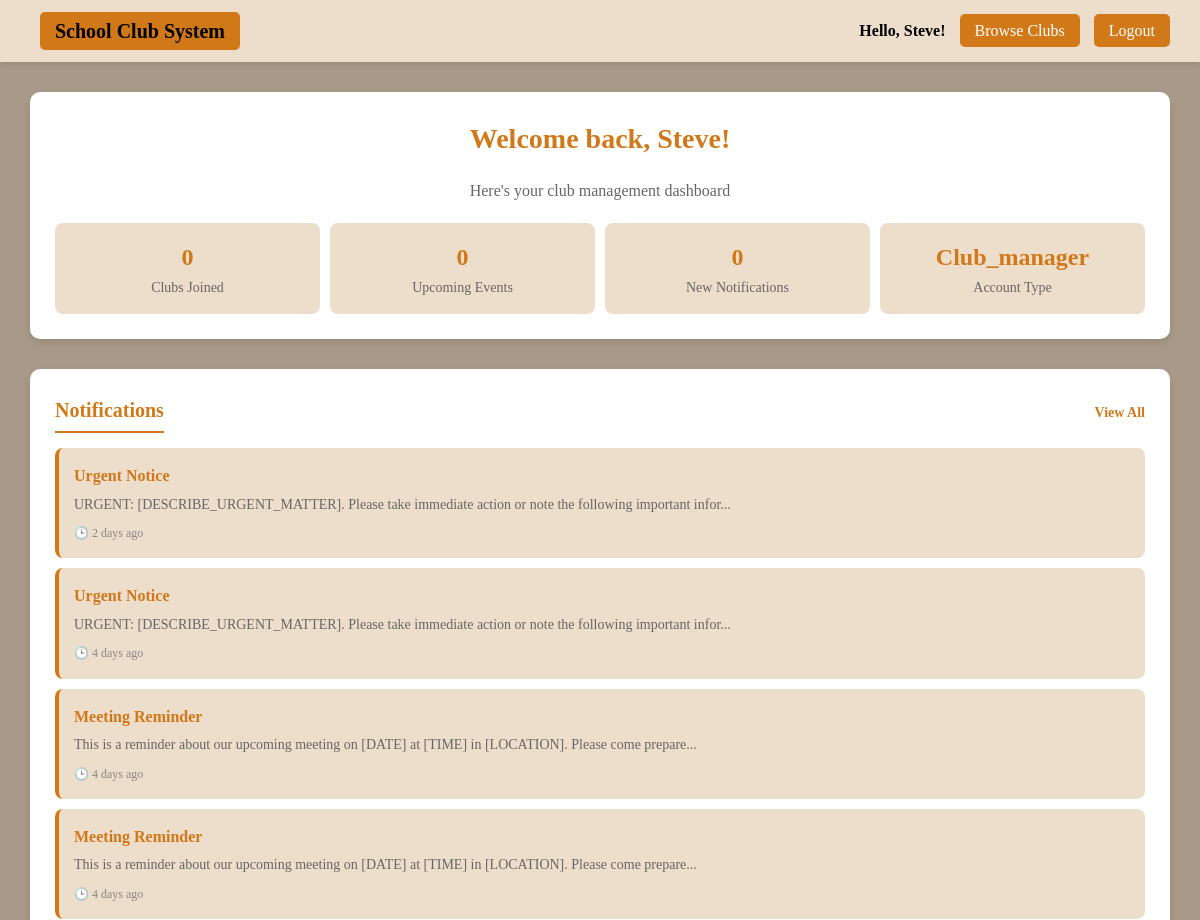
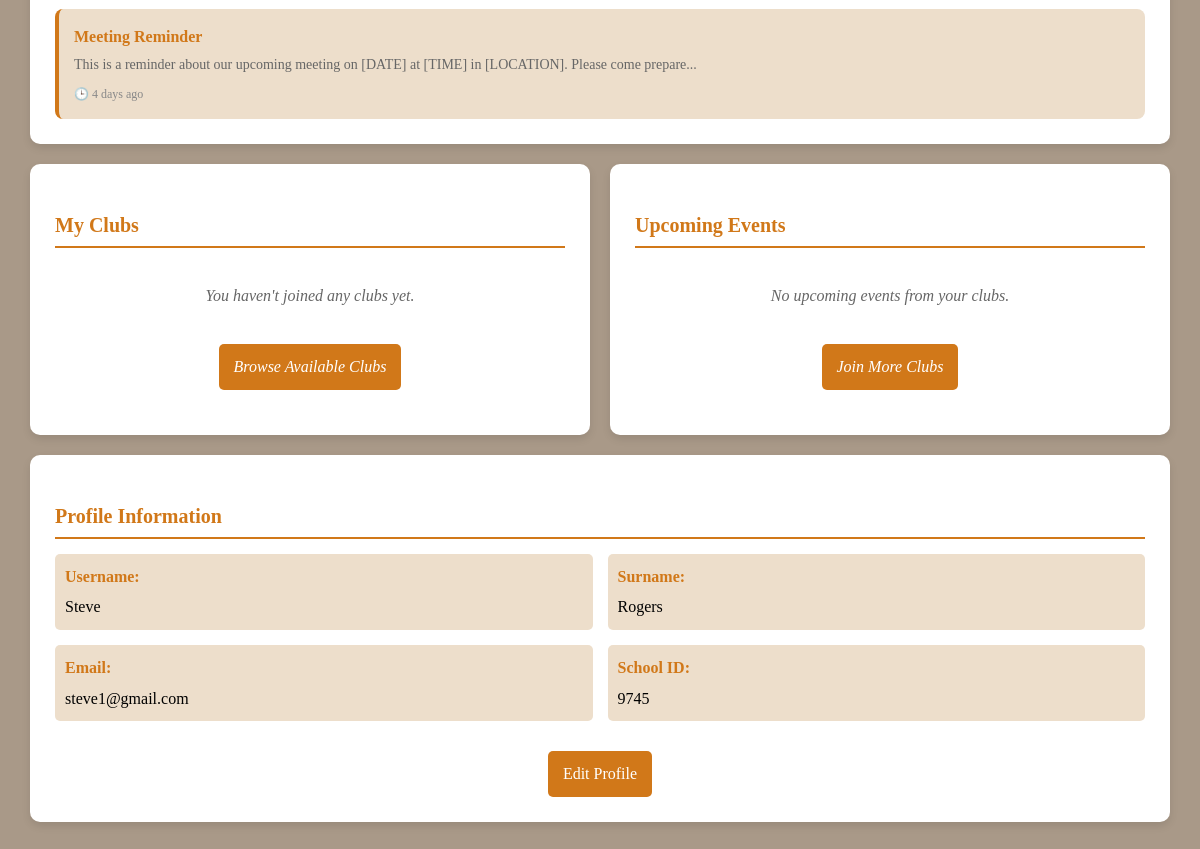
Page /student_dashboard.php (signed in) on the committed database (2 pictures, top to bottom).
### tables this page shows
CREATE TABLE `users` (
  `id` int(11) NOT NULL,
  `username` varchar(50) NOT NULL,
  `surname` varchar(100) DEFAULT NULL,
  `email` varchar(100) NOT NULL,
  `school_id` varchar(50) NOT NULL,
  `password` varchar(255) NOT NULL,
  `role` enum('student','club_manager','admin') DEFAULT 'student',
  `created_at` timestamp NOT NULL DEFAULT current_timestamp()
);

CREATE TABLE `user_notifications` (
  `id` int(11) NOT NULL,
  `user_id` int(11) NOT NULL,
  `notification_id` int(11) NOT NULL,
  `read_at` timestamp NULL DEFAULT NULL,
  `created_at` timestamp NOT NULL DEFAULT current_timestamp(),
  `status` enum('unread','read') NOT NULL DEFAULT 'unread',
  `is_read` tinyint(1) DEFAULT 0
);

CREATE TABLE `notifications` (
  `id` int(11) NOT NULL,
  `title` varchar(255) NOT NULL,
  `message` text NOT NULL,
  `type` enum('announcement','reminder','alert','system') DEFAULT 'announcement',
  `priority` enum('normal','high','urgent') DEFAULT 'normal',
  `target_audience` enum('all','students','club_managers','club_members','admins') DEFAULT 'all',
  `club_id` int(11) DEFAULT NULL,
  `created_by` int(11) NOT NULL,
  `created_at` timestamp NOT NULL DEFAULT current_timestamp(),
  `expires_at` timestamp NULL DEFAULT NULL,
  `is_immediate` tinyint(1) DEFAULT 0,
  `sent_at` timestamp NULL DEFAULT NULL,
  `is_active` tinyint(1) DEFAULT 1
);

### notifications_functions.php (called while the page is built, shortened)
<?php
function getUserNotifications($mysqli, $user_id, $limit = 10, $unread_only = false) {
    $unread_condition = $unread_only ? "AND un.is_read = 0" : "";
    $query = "SELECT
                n.id,
                n.title,
                n.message,
                n.type,
                n.created_at,
                n.expires_at,
                un.is_read,
                un.read_at,
                c.name as club_name,
                u.username as created_by_name
              FROM notifications n
              JOIN user_notifications un ON n.id = un.notification_id
              LEFT JOIN clubs c ON n.club_id = c.id
              LEFT JOIN users u ON n.created_by = u.id
              WHERE un.user_id = ?
                AND n.is_active = 1
                AND (n.expires_at IS NULL OR n.expires_at > NOW())
                $unread_condition
              ORDER BY n.created_at DESC
              LIMIT ?";
    $stmt = $mysqli->prepare($query);
    $stmt->bind_param("ii", $user_id, $limit);
    $stmt->execute();
    $result = $stmt->get_result();
    return $result ? $result->fetch_all(MYSQLI_ASSOC) : [];
}
function getUnreadNotificationCount($mysqli, $user_id) {
    $query = "SELECT COUNT(*) as count
              FROM user_notifications un
              JOIN notifications n ON un.notification_id = n.id
              WHERE un.user_id = ?
                AND un.is_read = 0
                AND n.is_active = 1
                AND (n.expires_at IS NULL OR n.expires_at > NOW())";
    $stmt = $mysqli->prepare($query);
    $stmt->bind_param("i", $user_id);
    $stmt->execute();
    $result = $stmt->get_result();
    $row = $result->fetch_assoc();
    return $row ? (int)$row['count'] : 0;
}
function timeAgo($datetime) {
    $time = time() - strtotime($datetime);
    if ($time < 2592000) return floor($time/86400) . ' days ago';
    return floor($time/31536000) . ' years ago';
}
?>

### student_dashboard.php (the view, shortened to what this page needs)
<?php
$conn = new mysqli("localhost", "root", "", "ics_project");
$user_id = $_SESSION['user_id'];
$username = $_SESSION['username'];
require_once 'notifications_functions.php';
$clubs_data = [];
$events_data = [];
$profile_stmt = $conn->prepare("SELECT username, surname, email, school_id, role FROM users WHERE id = ?");
$profile_stmt->bind_param("i", $user_id);
$profile_stmt->execute();
$profile_result = $profile_stmt->get_result();
$user_profile = $profile_result->fetch_assoc();
$notifications = getUserNotifications($conn, $user_id, 5);
$unread_count = getUnreadNotificationCount($conn, $user_id);
$clubs_count = count($clubs_data);
$events_count = count($events_data);
?>
<!DOCTYPE html>
<html>
<head>
</head>
<body>
<div class="navbar">
    <div class="logo">
        <a href="home.php" style="color: black; text-decoration: none;">School Club System</a>
    </div>
    <div>
        <span style="color:black; font-weight:bold;">Hello, <?php echo htmlspecialchars($username); ?>!</span>
        <a href="home.php">Browse Clubs</a>
        <a href="logout.php">Logout</a>
    </div>
</div>
<div class="dashboard-content">
    <div class="welcome-header">
        <h1>Welcome back, <?php echo htmlspecialchars($username); ?>!</h1>
        <p class="welcome-subtitle">Here's your club management dashboard</p>
        <div class="stats-row">
            <div class="stat-item">
                <div class="stat-number"><?php echo $clubs_count; ?></div>
                <div class="stat-label">Clubs Joined</div>
            </div>
            <div class="stat-item">
                <div class="stat-number"><?php echo $events_count; ?></div>
                <div class="stat-label">Upcoming Events</div>
            </div>
            <div class="stat-item">
                <div class="stat-number"><?php echo $unread_count; ?></div>
                <div class="stat-label">New Notifications</div>
            </div>
            <div class="stat-item">
                <div class="stat-number"><?php echo ucfirst($user_profile['role']); ?></div>
                <div class="stat-label">Account Type</div>
            </div>
        </div>
    </div>
    <div class="notifications-section">
        <div class="notifications-header">
            <h3>Notifications
            </h3>
            <a href="notifications.php" class="view-all-link">View All</a>
        </div>
        <?php if (empty($notifications)): ?>
            <div class="no-notifications">
                📭 No notifications at this time.
            </div>
        <?php else: ?>
            <div class="notifications-list">
                <?php foreach ($notifications as $notification): ?>
                    <?php
                    $read_class = $notification['is_read'] ? 'read' : 'unread';
                    $time_ago = timeAgo($notification['created_at']);
                    ?>
                    <div class="notification-item <?php echo $read_class; ?>"
                         data-notification-id="<?php echo $notification['id']; ?>"
                         onclick="markAsRead(<?php echo $notification['id']; ?>)">
                        <div class="notification-content">
                            <div class="notification-title"><?php echo htmlspecialchars($notification['title']); ?></div>
                            <div class="notification-message">
                                <?php echo htmlspecialchars(substr($notification['message'], 0, 100)); ?>...
                            </div>
                            <div class="notification-meta">
                                <span class="time-ago">🕒 <?php echo $time_ago; ?></span>
                            </div>
                        </div>
                    </div>
                <?php endforeach; ?>
            </div>
        <?php endif; ?>
    </div>
    <div class="dashboard-grid">
        <div class="dashboard-section">
            <h3 class="section-title">My Clubs</h3>
            <?php if ($clubs_count > 0): ?>
                <?php foreach($clubs_data as $club): ?>
                    <div class="club-item">
                        <div class="club-name">
                            <span class="club-initials"><?php echo htmlspecialchars($club['initials']); ?></span>
                            <?php echo htmlspecialchars($club['name']); ?>
                        </div>
                        <div style="margin-bottom: 8px; color: #333;">
                            <?php echo htmlspecialchars($club['description']); ?>
                        </div>
                        <div class="club-joined">
                            Joined: <?php echo date('M j, Y', strtotime($club['joined_at'])); ?>
                        </div>
                        <a href="club_details.php?id=<?php echo $club['id']; ?>" class="btn">View Details</a>
                    </div>
                <?php endforeach; ?>
            <?php else: ?>
                <div class="no-content">
                    You haven't joined any clubs yet.
                    <br><br>
                    <a href="home.php" class="btn">Browse Available Clubs</a>
                </div>
            <?php endif; ?>
        </div>
        <div class="dashboard-section">
            <h3 class="section-title">Upcoming Events</h3>
            <?php if ($events_count > 0): ?>
                <?php foreach($events_data as $event): ?>
                    <div class="event-item">
                        <div class="event-title"><?php echo htmlspecialchars($event['title']); ?></div>
                        <div class="event-club">
                            From: <?php echo htmlspecialchars($event['club_name']); ?>
                        </div>
                        <?php if (!empty($event['description'])): ?>
                            <div style="margin-bottom: 8px; color: #333; font-size: 14px;">
                                <?php echo htmlspecialchars($event['description']); ?>
                            </div>
                        <?php endif; ?>
                        <div class="event-date">
                            <?php
                            if ($event['event_date']) {
                                echo date('M j, Y', strtotime($event['event_date']));
                            } else {
                                echo "Date TBD";
                            }
                            ?>
                        </div>
                        <a href="club_details.php?id=<?php echo $event['club_id']; ?>" class="btn">View Club</a>
                    </div>
                <?php endforeach; ?>
            <?php else: ?>
                <div class="no-content">
                    No upcoming events from your clubs.
                    <br><br>
                    <a href="home.php" class="btn">Join More Clubs</a>
                </div>
            <?php endif; ?>
        </div>
    </div>
    <div class="dashboard-section">
        <h3 class="section-title">Profile Information</h3>
        <div class="profile-info">
            <div class="profile-field">
                <span class="profile-label">Username:</span>
                <?php echo htmlspecialchars($user_profile['username']); ?>
            </div>
            <div class="profile-field">
                <span class="profile-label">Surname:</span>
                <?php echo htmlspecialchars($user_profile['surname'] ?? 'Not provided'); ?>
            </div>
            <div class="profile-field">
                <span class="profile-label">Email:</span>
                <?php echo htmlspecialchars($user_profile['email']); ?>
            </div>
            <div class="profile-field">
                <span class="profile-label">School ID:</span>
                <?php echo htmlspecialchars($user_profile['school_id'] ?? 'Not provided'); ?>
            </div>
        </div>
        <div style="text-align: center; margin-top: 20px;">
            <a href="profile.php" class="btn">Edit Profile</a>
        </div>
    </div>
</div>
</body>
</html>

### student_dashboard.php (style rules this page uses)
body { font-family: 'Times New Roman', Times, serif; margin: 0; padding: 0; background-color: rgb(169, 153, 136); line-height: 1.6; }
.navbar { background-color: rgb(237, 222, 203); padding: 15px 30px; display: flex; justify-content: space-between; align-items: center; box-shadow: 0 2px 5px rgba(0,0,0,0.1); }
.navbar .logo { font-size: 20px; font-weight: bold; color: black; }
.navbar a { background-color: rgb(209, 120, 25); color: #fff; padding: 8px 15px; text-decoration: none; border-radius: 5px; margin-left: 10px; transition: background-color 0.3s ease, transform 0.3s ease; }
.dashboard-content { padding: 30px; max-width: 1200px; margin: 0 auto; }
.welcome-header { background-color: #fff; padding: 25px; border-radius: 10px; margin-bottom: 30px; box-shadow: 0 4px 8px rgba(0,0,0,0.1); text-align: center; }
.welcome-header h1 { color: rgb(209, 120, 25); margin: 0 0 10px 0; font-size: 28px; }
.welcome-subtitle { color: #666; font-size: 16px; }
.dashboard-grid { display: grid; grid-template-columns: 1fr 1fr; gap: 20px; margin-bottom: 20px; }
.dashboard-section { background-color: #fff; padding: 25px; border-radius: 10px; box-shadow: 0 4px 8px rgba(0,0,0,0.1); }
.section-title { color: rgb(209, 120, 25); font-size: 20px; margin-bottom: 15px; border-bottom: 2px solid rgb(209, 120, 25); padding-bottom: 5px; }
.no-content { text-align: center; color: #666; font-style: italic; padding: 20px; }
.profile-info { display: grid; grid-template-columns: 1fr 1fr; gap: 15px; }
.profile-field { padding: 10px; background-color: rgb(237, 222, 203); border-radius: 5px; }
.profile-label { font-weight: bold; color: rgb(209, 120, 25); display: block; margin-bottom: 5px; }
.stats-row { display: grid; grid-template-columns: repeat(4, 1fr); gap: 10px; text-align: center; margin-top: 20px; }
.stat-item { background-color: rgb(237, 222, 203); padding: 15px; border-radius: 8px; transition: transform 0.2s ease; }
.stat-number { font-size: 24px; font-weight: bold; color: rgb(209, 120, 25); }
.stat-label { color: #666; font-size: 14px; }
.btn { background-color: rgb(209, 120, 25); color: white; padding: 10px 15px; text-decoration: none; border-radius: 5px; display: inline-block; margin-top: 10px; transition: background-color 0.3s ease; }
.notifications-section { background: #fff; border-radius: 10px; padding: 25px; box-shadow: 0 4px 8px rgba(0,0,0,0.1); margin-bottom: 20px; }
.notifications-header { display: flex; justify-content: space-between; align-items: center; margin-bottom: 15px; }
.notifications-header h3 { color: rgb(209, 120, 25); font-size: 20px; margin: 0; display: flex; align-items: center; gap: 10px; border-bottom: 2px solid rgb(209, 120, 25); padding-bottom: 5px; }
.notifications-list { display: flex; flex-direction: column; gap: 10px; }
.notification-item { background: rgb(237, 222, 203); border-radius: 8px; padding: 15px; border-left: 4px solid rgb(209, 120, 25); cursor: pointer; transition: all 0.3s ease; position: relative; display: flex; justify-content: space-between; align-items: center; }
.notification-content { flex: 1; }
.notification-title { font-weight: 600; color: rgb(209, 120, 25); margin-bottom: 5px; }
.notification-message { color: #666; font-size: 14px; margin-bottom: 8px; }
.notification-meta { display: flex; gap: 15px; font-size: 12px; color: #888; }
.view-all-link { color: rgb(209, 120, 25); text-decoration: none; font-size: 14px; font-weight: bold; }

### rows in the picture
users: role "Club_manager", username "Steve", surname "Rogers", email "steve1@gmail.com", school "9745"
user_notifications: notification.title "Urgent Notice", notification.message "URGENT: [DESCRIBE_URGENT_MATTER]. Please take immediate action or note the following important infor", notification.created_at "2 days ago"
user_notifications: notification.title "Urgent Notice", notification.message "URGENT: [DESCRIBE_URGENT_MATTER]. Please take immediate action or note the following important infor", notification.created_at "4 days ago"
user_notifications: notification.title "Meeting Reminder", notification.message "This is a reminder about our upcoming meeting on [DATE] at [TIME] in [LOCATION]. Please come prepare", notification.created_at "4 days ago"
user_notifications: notification.title "Meeting Reminder", notification.message "This is a reminder about our upcoming meeting on [DATE] at [TIME] in [LOCATION]. Please come prepare", notification.created_at "4 days ago"
user_notifications: notification.title "Meeting Reminder", notification.message "This is a reminder about our upcoming meeting on [DATE] at [TIME] in [LOCATION]. Please come prepare", notification.created_at "4 days ago"

### other values in the picture
$username "Steve"
$clubs_count "0"
$events_count "0"
$unread_count "0"
